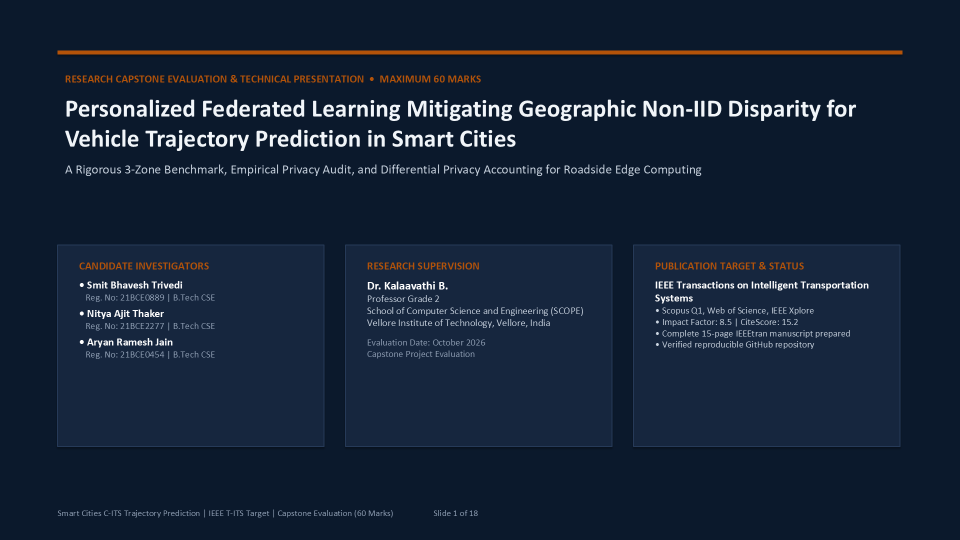
#> input picture presentation_slides/slide_01.png, 1920 x 1080 px (shown at 1/2 size)
$ python create_slide_montage.py
#> lines starting #> are read from the running program, lines starting #| are printed output that depends on the picture
"""
Create a slide montage of all 18 slides to inspect the overall rhythm and layout.
"""
import os
from PIL import Image

BASE_DIR = os.path.dirname(os.path.abspath(__file__))
SLIDES_DIR = os.path.join(BASE_DIR, "presentation_slides")
MONTAGE_PATH = os.path.join(BASE_DIR, "presentation_slides", "montage_all_slides.png")

cols = 3
rows = 6
slide_w = 480
slide_h = 270

montage = Image.new("RGB", (cols * slide_w, rows * slide_h), (20, 20, 20))
#> montage: PIL image 1440x1620 RGB; every value is 20

for idx in range(1, 19):
    img_path = os.path.join(SLIDES_DIR, f"slide_{idx:02d}.png")
    if os.path.exists(img_path):
        im = Image.open(img_path)
#> im is the input picture: PIL image 1920x1080 RGB; mean R, G, B 22.2, 35.3, 54.5
        im = im.resize((slide_w, slide_h), Image.Resampling.LANCZOS)
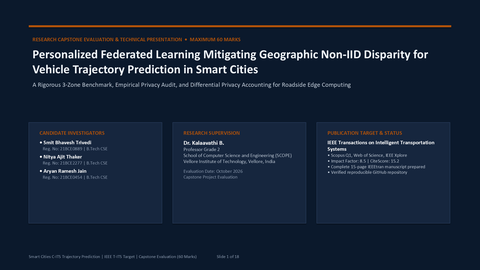
#> im: PIL image 480x270 RGB; mean R, G, B 22.2, 35.3, 54.4
        col = (idx - 1) % cols
        row = (idx - 1) // cols
        montage.paste(im, (col * slide_w, row * slide_h))
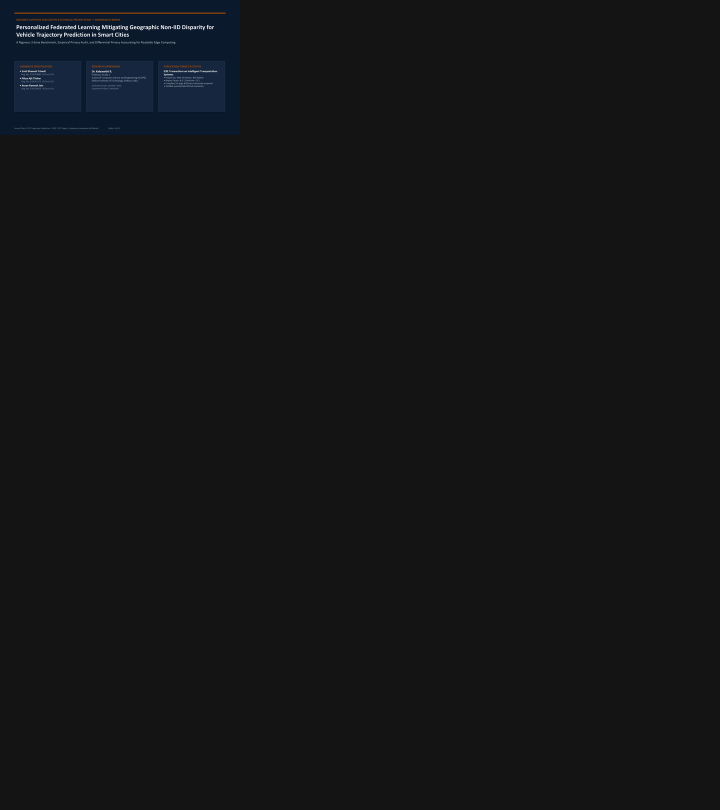
#> montage: PIL image 1440x1620 RGB (shown at 1/2 size); mean R, G, B 20.1, 20.8, 21.9
#> pass 2 of the loop `for idx in range(1, 19):`:
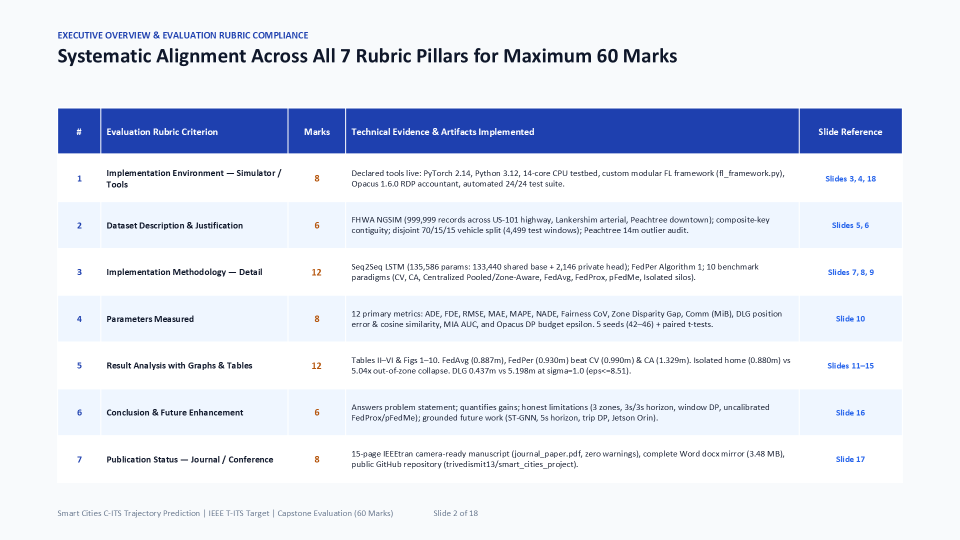
#> input picture presentation_slides/slide_02.png, 1920 x 1080 px (shown at 1/2 size)
#> im is the input picture: PIL image 1920x1080 RGB; mean R, G, B 226.3, 231.3, 242.6
#> `im = im.resize((slide_w, slide_h), Image.Resampling.LANCZOS)`:
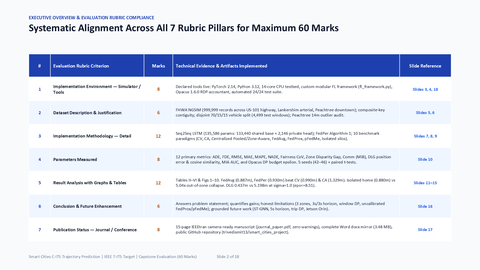
#> im: PIL image 480x270 RGB; mean R, G, B 226.1, 231, 242.3
#> `montage.paste(im, (col * slide_w, row * slide_h))`:
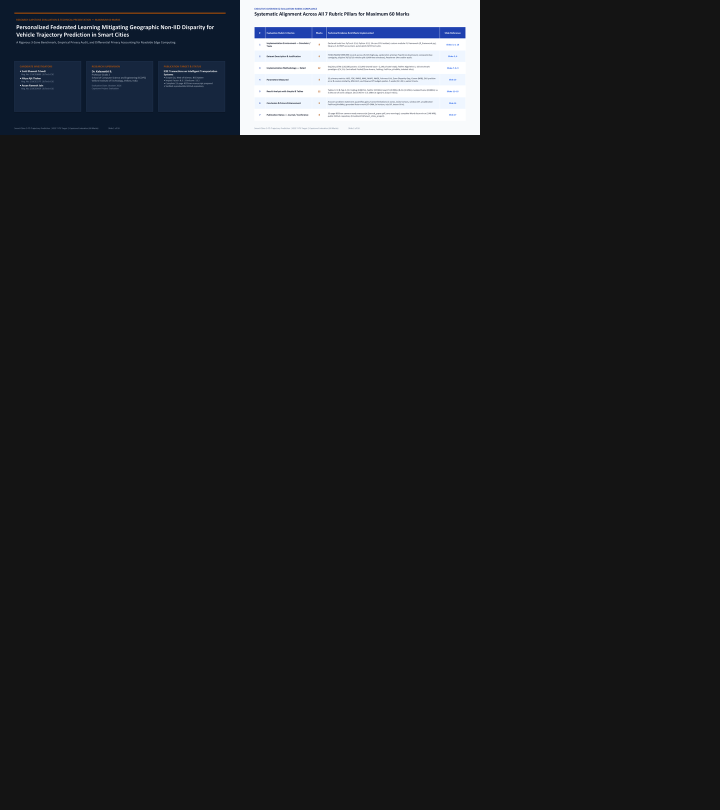
#> montage: PIL image 1440x1620 RGB (shown at 1/2 size); mean R, G, B 31.6, 32.6, 34.3
#> pass 3 of the loop `for idx in range(1, 19):`:
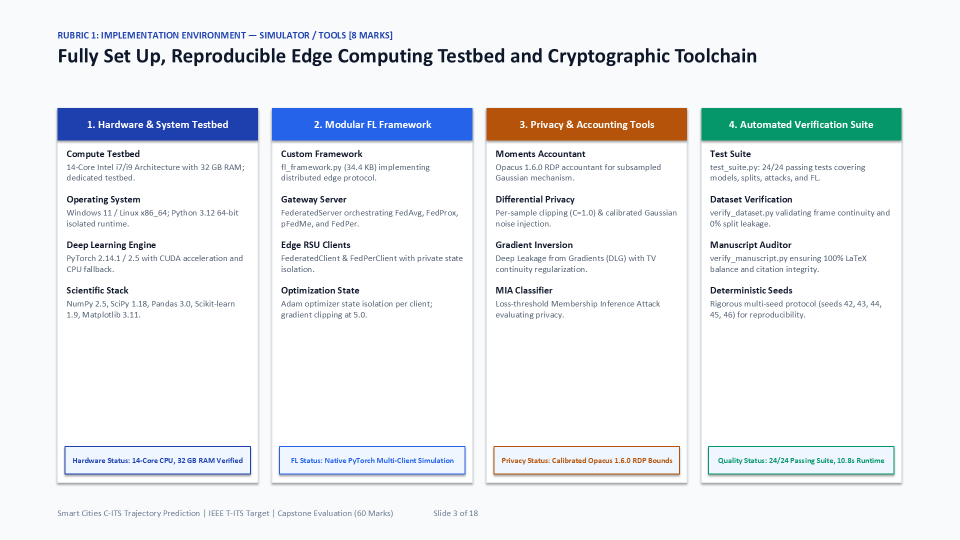
#> input picture presentation_slides/slide_03.png, 1920 x 1080 px (shown at 1/2 size)
#> im is the input picture: PIL image 1920x1080 RGB; mean R, G, B 234.5, 237.8, 241.4
#> `im = im.resize((slide_w, slide_h), Image.Resampling.LANCZOS)`:
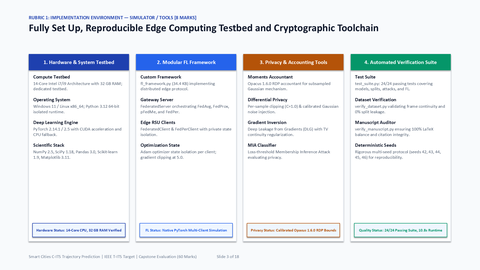
#> im: PIL image 480x270 RGB; mean R, G, B 234.2, 237.5, 241
#> `montage.paste(im, (col * slide_w, row * slide_h))`:
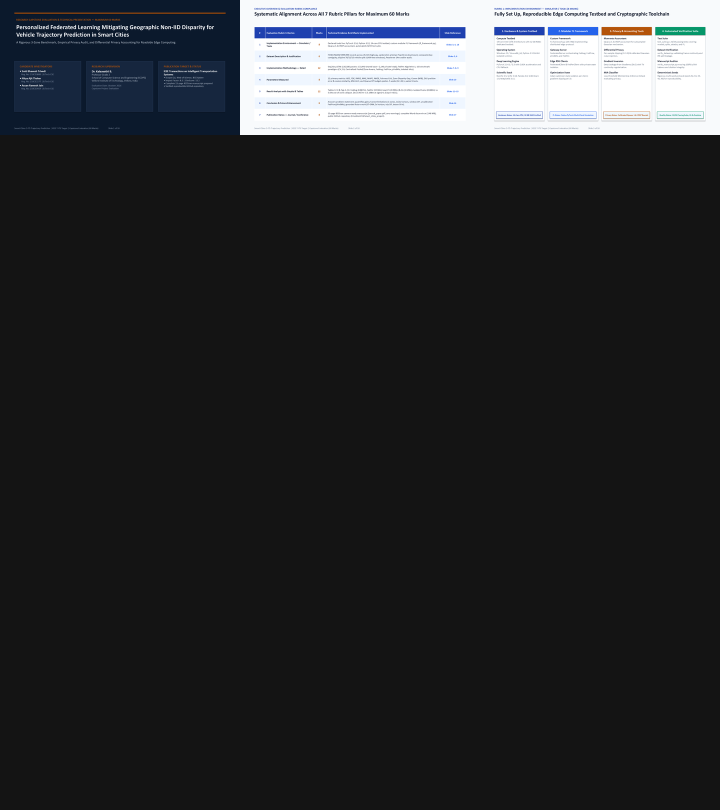
#> montage: PIL image 1440x1620 RGB (shown at 1/2 size); mean R, G, B 43.5, 44.7, 46.5
#> the loop made 18 passes; the first 3 are shown

montage.save(MONTAGE_PATH)
print(f"Montage saved successfully to {MONTAGE_PATH} (size: {montage.size})")
#| Montage saved successfully to presentation_slides/montage_all_slides.png (size: (1440, 1620))
